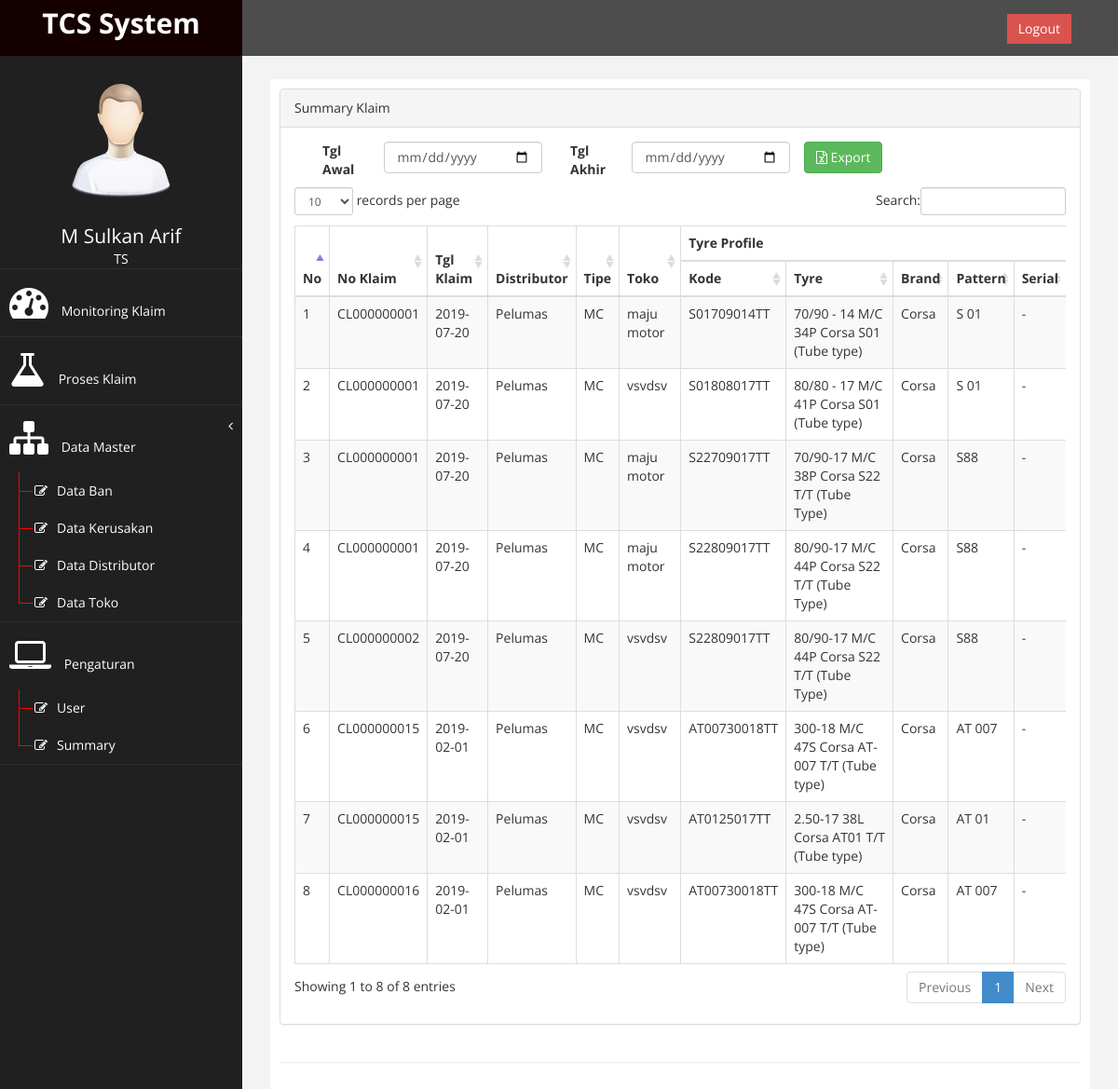
Page /?page=summary (signed in) on the earlier database version.
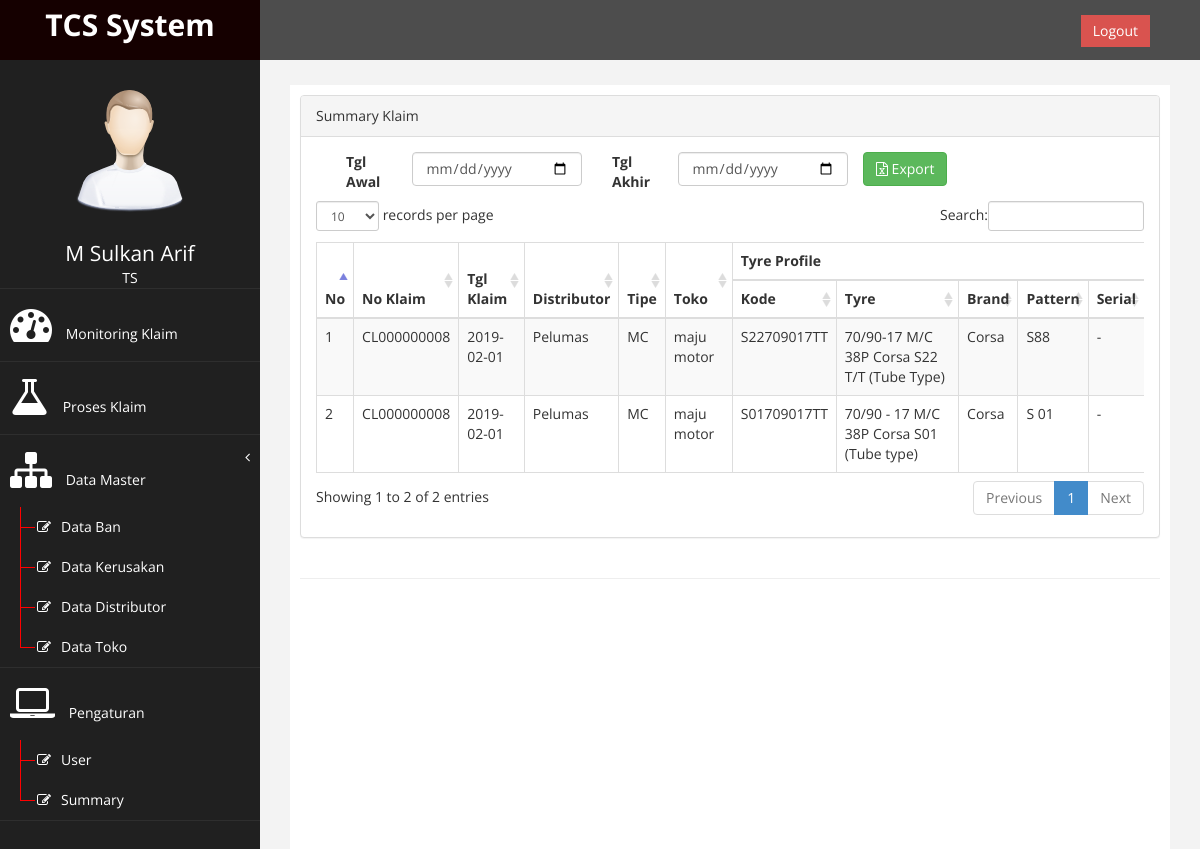
Same page on the later database version.
### tables this page shows
CREATE TABLE `db_klaim_detail` (
  `id_klaim_detail` int(11) NOT NULL AUTO_INCREMENT,
  `id_klaim` int(11) NOT NULL,
  `id_ban` int(11) DEFAULT NULL,
  `id_toko` int(11) DEFAULT NULL,
  `keterangan` text,
  `id_kerusakan` text,
  `sisa_alur` decimal(8,1) DEFAULT NULL,
  PRIMARY KEY (`id_klaim_detail`)
);

CREATE TABLE `db_klaim` (
  `id_klaim` int(11) NOT NULL AUTO_INCREMENT,
  `no_klaim` varchar(20) NOT NULL,
  `grup` varchar(20) NOT NULL,
  `id_distributor` int(1) NOT NULL,
  `tgl_klaim` date DEFAULT NULL,
  `keterangan` text,
  `status` enum('Open','Done') NOT NULL DEFAULT 'Open',
  `tgl_selesai` datetime DEFAULT NULL,
  PRIMARY KEY (`id_klaim`)
);

CREATE TABLE `db_distributor` (
  `id_distributor` int(200) NOT NULL AUTO_INCREMENT,
  `kode_distributor` varchar(100) NOT NULL,
  `nama_distributor` varchar(100) NOT NULL,
  `grup` enum('Internasional','Lokal') NOT NULL,
  `alamat` varchar(200) NOT NULL,
  `area` varchar(100) NOT NULL,
  `kota` varchar(100) NOT NULL,
  `telepon` int(100) NOT NULL,
  PRIMARY KEY (`id_distributor`)
);

CREATE TABLE `db_ban` (
  `id` int(20) NOT NULL AUTO_INCREMENT,
  `kode` varchar(50) NOT NULL,
  `ukuran` varchar(100) NOT NULL,
  `grup` enum('PCR','MC') NOT NULL,
  `alur_ban` double(8,1) NOT NULL DEFAULT '0.0',
  `pattern` varchar(100) NOT NULL,
  `brand` enum('Achilles','Corsa') NOT NULL,
  `type` enum('Tubeless','Tubetipe') NOT NULL,
  `harga` varchar(100) NOT NULL,
  `li` varchar(50) DEFAULT NULL,
  `si` varchar(50) DEFAULT NULL,
  `ukuran_ban` varchar(50) DEFAULT NULL,
  PRIMARY KEY (`id`)
);

CREATE TABLE `db_toko` (
  `id_toko` int(11) NOT NULL AUTO_INCREMENT,
  `kode_toko` varchar(50) NOT NULL,
  `nama_toko` varchar(100) NOT NULL,
  `alamat` varchar(200) NOT NULL,
  `kota` varchar(100) NOT NULL,
  `telepon` int(100) NOT NULL,
  PRIMARY KEY (`id_toko`)
);

### config.php (called while the page is built, shortened)
<?php
$page = $_GET['page'];
$aksi = $_GET['aksi'];

### page/pengaturan/summary.php (the view, shortened to what this page needs)
<?php
$klaim = [];
$sql = " SELECT d.*,b.*,h.no_klaim,h.tgl_klaim,dis.nama_distributor,t.* FROM db_klaim_detail d
JOIN db_klaim h ON d.id_klaim = h.id_klaim
JOIN db_distributor dis ON h.id_distributor = dis.id_distributor
JOIN db_ban b ON d.id_ban = b.id
JOIN db_toko t ON d.id_toko = t.id_toko ";
$query = mysqli_query($conn, $sql);
$no = 1;
while ($row = mysqli_fetch_assoc($query)) {
    $row['no'] = $no;
    $klaim[] = $row;
    $no++;
}
?>
<div class="panel panel-default">
    <div class="panel-heading">
        Summary Klaim
    </div>
    <div class="panel-body">
        <div class="table-responsive">
            <div class="col-md-12">
                <label class="col-md-1">Tgl Awal</label>
                <div class="col-md-3">
                    <div class="form-group">
                        <input type="date" class="form-control" id="start" name="start" value="<?= $alur_ban ?>" />
                    </div>
                </div>
                <label class="col-md-1">Tgl Akhir</label>
                <div class="col-md-3">
                    <div class="form-group">
                        <input type="date" class="form-control" id="end" name="end" value="<?= $alur_ban ?>" />
                    </div>
                </div>
                <button onclick="exportExcel()" class="btn btn-success" style="margin-bottom: 15px"><i class="fa fa-file-excel-o"></i> Export</button><br>
            </div>
            <br>
            <table class="table table-striped table-bordered table-hover" id="dataTables-example">
                <thead>
                    <tr>
                        <th rowspan="2">No</th>
                        <th rowspan="2">No Klaim</th>
                        <th rowspan="2">Tgl Klaim</th>
                        <th rowspan="2">Distributor</th>
                        <th rowspan="2">Tipe</th>
                        <th rowspan="2">Toko</th>
                        <th colspan="5">Tyre Profile</th>
                    </tr>
                    <tr>
                        <th>Kode</th>
                        <th>Tyre</th>
                        <th>Brand</th>
                        <th>Pattern</th>
                        <th>Serial</th>
                    </tr>
                </thead>
                <tbody>
                    <?php
                    foreach ($klaim as $key => $v) : ?>
                        <tr>
                            <td><?= $v['no'] ?></td>
                            <td><?= $v['no_klaim'] ?></td>
                            <td><?= $v['tgl_klaim'] ?></td>
                            <td><?= $v['nama_distributor'] ?></td>
                            <td><?= $v['grup'] ?></td>
                            <td class=""><?= $v['nama_toko'] ?></td>
                            <td class=""><?= $v['kode'] ?></td>
                            <td class=""><?= $v['ukuran'] ?></td>
                            <td class=""><?= $v['brand'] ?></td>
                            <td class=""><?= $v['pattern'] ?></td>
                            <td class=""><?= $v['li'] . ' - ' . $v['si'] ?></td>
                        </tr>
                    <?php endforeach; ?>
                </tbody>
            </table>
        </div>
    </div>
</div>

### index.php (shortened to what this page needs)
<?php
require_once 'config.php';
?>
<!DOCTYPE html>
<html xmlns="http://www.w3.org/1999/xhtml">
<head>
    <link href="assets/css/bootstrap.css" rel="stylesheet" />
    <link href="assets/css/font-awesome.css" rel="stylesheet" />
    <link href="assets/css/custom.css" rel="stylesheet" />
    <link href="assets/js/dataTables/dataTables.bootstrap.css" rel="stylesheet" />
</head>
<body>
    <?php
    if (isset($_SESSION['username'])) {
        require_once 'dashboard.php';
    } else {
        require_once 'login.php';
    }
    ?>
</body>
</html>

### dashboard.php (shortened to what this page needs)
<div id="wrapper">
    <nav class="navbar navbar-default navbar-cls-top " role="navigation" style="margin-bottom: 0">
        <div class="navbar-header">
            <a class="navbar-brand" href="index.php">TCS System</a>
        </div>
        <div style="color: white;
padding: 15px 50px 5px 50px;
float: right;
font-size: 16px;">&nbsp; <a href="function.php?type=logout" class="btn btn-danger square-btn-adjust">Logout</a> </div>
    </nav>
    <nav class="navbar-default navbar-side" role="navigation">
        <div class="sidebar-collapse">
            <ul class="nav" id="main-menu">
                <li class="text-center">
                    <img src="assets/img/find_user.png" class="user-image img-responsive" />
                    <span style="color:white;font-weight;bold;font-size:1.5em;"><?= ucwords($_SESSION['nama']) ?></span>
                    <br>
                    <span style="color:white;font-weight;bold;font-size:1em;"><?= $_SESSION['akses'] ?></span>
                </li>
                <li>
                    <a href="index.php"><i class="fa fa-dashboard fa-3x"></i> Monitoring Klaim</a>
                </li>
                <li>
                    <a href="?page=klaim"><i class="fa fa-flask fa-3x"></i> Proses Klaim</a>
                </li>
                <li <?php if ($page == "ban" || $page == "kerusakan" || $page == "distributor" || $page == "toko" || $page == "karyawan") {
                        echo 'class="active"';
                    }
                    ?>>
                    <a href="#"><i class="fa fa-sitemap fa-3x"></i> Data Master<span class="fa arrow"></span></a>
                    <ul class="nav nav-second-level">
                        <li>
                            <a href="?page=ban"><i class="fa fa-edit fa-1x"></i>Data Ban</a>
                        </li>
                        <li>
                            <a href="?page=kerusakan"><i class="fa fa-edit fa-1x"></i>Data Kerusakan</a>
                        </li>
                        <li>
                            <a href="?page=distributor"><i class="fa fa-edit fa-1x"></i>Data Distributor</a>
                        </li>
                        <li>
                            <a href="?page=toko"><i class="fa fa-edit fa-1x"></i>Data Toko</a>
                        </li>
                </li>
            </ul>
            <li>
                <a href="#"><i class="fa fa-laptop fa-3x"></i> Pengaturan </a>
                <ul class="nav nav-second-level">
                    <li>
                        <a href="?page=user"><i class="fa fa-edit fa-1x"></i>User</a>
                    </li>
                    <li>
                        <a href="?page=summary"><i class="fa fa-edit fa-1x"></i>Summary</a>
                    </li>
                </ul>
            </li>
        </div>
    </nav>
    <div id="page-wrapper">
        <div id="page-inner">
            <div class="row">
                <div class="col-md-12">
                    <?php
                    if ($page == "pengaturan") {
                        if ($aksi == "") {
                            include 'page/pengaturan/pengaturan.php';
                        }
                    } else if ($page == "karyawan") {
                        if ($aksi == "") {
                            include 'page/master/karyawan/karyawan.php';
                        }
                    } else if ($page == "user") {
                        if ($aksi == "") {
                            include 'page/setting/user/user.php';
                        } elseif ($aksi == "edit" || $aksi == "tambah") {
                            include 'page/setting/user/edit.php';
                        }
                    } else if ($page == "summary") {
                        if ($aksi == "") {
                            include 'page/pengaturan/summary.php';
                        }
                    } else {
                        include 'page/monitoring/monitoring.php';
                    }
                    ?>
                </div>
            </div>
            <hr />
        </div>
    </div>
</div>

### assets/css/custom.css (style rules this page uses)
body { font-family: 'Open Sans', sans-serif; }
#wrapper { width: 100%; background:#202020; }
#page-wrapper { padding: 15px 15px; min-height: 600px; background:#F3F3F3; }
#page-inner { width:100%; margin:10px 20px 10px 0px; background-color:#fff!important; padding:10px; min-height:1200px; }
.text-center { text-align:center; }
.square-btn-adjust { border: 0px solid transparent; -webkit-border-radius: 0px; -moz-border-radius: 0px; border-radius: 0px; }
.user-image { margin: 25px auto; -webkit-border-radius: 10px; -moz-border-radius: 10px; border-radius: 10px; max-height:170px; max-width:170px; }
.navbar-cls-top .navbar-brand { color: #fff; background: #150000; width: 260px; text-align: center; height: 60px; font-size: 30px; font-weight: 700; }
.arrow { float: right; }
.fa.arrow:before { content: "\f104"; }
.nav-second-level li, .nav-third-level li { border-bottom: none !important; }
.nav-second-level li a { padding-left: 37px; }
.sidebar-collapse , .sidebar-collapse .nav { background:none; }
.sidebar-collapse .nav { padding:0; }
.sidebar-collapse .nav > li > a { color:#fff; background:#202020; text-shadow:none; }
.sidebar-collapse > .nav > li > a { padding:15px 10px; }
.sidebar-collapse > .nav > li { border-bottom: 1px solid rgba(107, 108, 109, 0.19); }
.nav-second-level > li > a:before , .nav-third-level > li > a:before { content:""; display:block; position:absolute; left:20px; width:15px; height:1px; background:#ff0000; top:20px; }
.nav-second-level > li > a:after, .nav-third-level > li > a:after { content:""; display:block; position:absolute; left:20px; width:1px; height:100%; background:#ff0000; top:0px; z-index:10; }
.nav-second-level > li:last-child > a:after, .nav-third-level > li:last-child > a:after { height:50%; }
.navbar-side { border:none; background-color: #202020; }
.navbar-cls-top { background:#4D4D4D; border-bottom:none; }
.navbar-default { border:0px solid black; }
.navbar-header { background: #A70303; }
.nav > li > a > i { margin-right:10px; }
@media (min-width:768px) { #page-wrapper { margin: 0 0 0 260px; padding: 15px 30px; min-height: 1200px; } }
@media (min-width:768px) { .navbar-side { z-index: 1; position: absolute; width: 260px; } }
@media (min-width:768px) { .navbar { border-radius: 0px; } }

Differences in the rows shown:
removed db_klaim_detail: no "2", id_klaim.no_klaim "CL000000001", id_klaim.tgl_klaim "2019-07-20", db_distributor.nama_distributor "Pelumas", db_ban.grup "MC", id_toko.nama_toko "vsvdsv", db_ban.kode "S01808017TT", db_ban.ukuran "80/80 - 17 M/C 41P Corsa S01 (Tube type)", db_ban.brand "Corsa", db_ban.pattern "S 01"
removed db_klaim_detail: id_klaim_detail "3", id_klaim.no_klaim "CL000000001", id_klaim.tgl_klaim "2019-07-20", db_distributor.nama_distributor "Pelumas", db_ban.grup "MC", id_toko.nama_toko "maju motor", db_ban.kode "S22709017TT", db_ban.ukuran "70/90-17 M/C 38P Corsa S22 T/T (Tube Type)", db_ban.brand "Corsa", db_ban.pattern "S88"
removed db_klaim_detail: id_klaim_detail "4", id_klaim.no_klaim "CL000000001", id_klaim.tgl_klaim "2019-07-20", db_distributor.nama_distributor "Pelumas", db_ban.grup "MC", id_toko.nama_toko "maju motor", db_ban.kode "S22809017TT", db_ban.ukuran "80/90-17 M/C 44P Corsa S22 T/T (Tube Type)", db_ban.brand "Corsa", db_ban.pattern "S88"
removed db_klaim_detail: id_klaim_detail "5", id_klaim.no_klaim "CL000000002", id_klaim.tgl_klaim "2019-07-20", db_distributor.nama_distributor "Pelumas", db_ban.grup "MC", id_toko.nama_toko "vsvdsv", db_ban.kode "S22809017TT", db_ban.ukuran "80/90-17 M/C 44P Corsa S22 T/T (Tube Type)", db_ban.brand "Corsa", db_ban.pattern "S88"
removed db_klaim_detail: id_klaim_detail "6", id_klaim.no_klaim "CL000000015", id_klaim.tgl_klaim "2019-02-01", db_distributor.nama_distributor "Pelumas", db_ban.grup "MC", id_toko.nama_toko "vsvdsv", db_ban.kode "AT00730018TT", db_ban.ukuran "300-18 M/C 47S Corsa AT-007 T/T (Tube type)", db_ban.brand "Corsa", db_ban.pattern "AT 007"
removed db_klaim_detail: id_klaim_detail "7", id_klaim.no_klaim "CL000000015", id_klaim.tgl_klaim "2019-02-01", db_distributor.nama_distributor "Pelumas", db_ban.grup "MC", id_toko.nama_toko "vsvdsv", db_ban.kode "AT0125017TT", db_ban.ukuran "2.50-17 38L Corsa AT01 T/T (Tube type)", db_ban.brand "Corsa", db_ban.pattern "AT 01"
removed db_klaim_detail: id_klaim_detail "8", id_klaim.no_klaim "CL000000016", id_klaim.tgl_klaim "2019-02-01", db_distributor.nama_distributor "Pelumas", db_ban.grup "MC", id_toko.nama_toko "vsvdsv", db_ban.kode "AT00730018TT", db_ban.ukuran "300-18 M/C 47S Corsa AT-007 T/T (Tube type)", db_ban.brand "Corsa", db_ban.pattern "AT 007"
changed db_klaim_detail: id_klaim.no_klaim "CL000000001" → "CL000000008"; id_klaim.tgl_klaim "2019-07-20" → "2019-02-01"; db_ban.kode "S01709014TT" → "S22709017TT"; db_ban.ukuran "70/90 - 14 M/C 34P Corsa S01 (Tube type)" → "70/90-17 M/C 38P Corsa S22 T/T (Tube Type)"; db_ban.pattern "S 01" → "S88"
added db_klaim_detail: no "2", id_klaim.no_klaim "CL000000008", id_klaim.tgl_klaim "2019-02-01", db_distributor.nama_distributor "Pelumas", db_ban.grup "MC", id_toko.nama_toko "maju motor", db_ban.kode "S01709017TT", db_ban.ukuran "70/90 - 17 M/C 38P Corsa S01 (Tube type)", db_ban.brand "Corsa", db_ban.pattern "S 01"
Other differences:
text written by a page script: "records per page Search: Showing 1 to 8 of 8 entries Previous 1 Next" → "records per page Search: Showing 1 to 2 of 2 entries Previous 1 Next"
